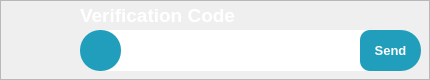
                <widget class="QFrame" name="verify_grp">
                 <property name="enabled">
                  <bool>true</bool>
                 </property>
                 <property name="minimumSize">
                  <size>
                   <width>0</width>
                   <height>50</height>
                  </size>
                 </property>
                 <property name="styleSheet">
                  <string notr="true">#verify_grp {
	background-color: #1A1F71;
	border-radius: 20px;
}

#inputBox3{
	background-color: #FFFFFF;
	border-radius: 20px;
}

#send_icon{
	background-color: #219EBC;
	border-radius: 20px;
}

#register_send_button{
	background-color: #219EBC;
	border-top-left-radius: 10px;
	border-top-right-radius: 20px;
	border-bottom-right-radius: 20px;
	border-bottom-left-radius: 10px;
}
#register_send_button:hover {
    background-color: #43DBFF;
}

#lineEdit_8{
	background-color: #FFFFFF;
	border-radius: 20px;
}

</string>
                 </property>
                 <property name="frameShape">
                  <enum>QFrame::Shape::StyledPanel</enum>
                 </property>
                 <property name="frameShadow">
                  <enum>QFrame::Shadow::Raised</enum>
                 </property>
                 <widget class="QFrame" name="inputBox3">
                  <property name="geometry">
                   <rect>
                    <x>80</x>
                    <y>30</y>
                    <width>341</width>
                    <height>41</height>
                   </rect>
                  </property>
                  <property name="frameShape">
                   <enum>QFrame::Shape::StyledPanel</enum>
                  </property>
                  <property name="frameShadow">
                   <enum>QFrame::Shadow::Raised</enum>
                  </property>
                  <widget class="QLineEdit" name="lineEdit_8">
                   <property name="geometry">
                    <rect>
                     <x>50</x>
                     <y>10</y>
                     <width>221</width>
                     <height>21</height>
                    </rect>
                   </property>
                   <property name="palette">
                    <palette>
                     <active>
                      <colorrole role="Button">
                       <brush brushstyle="SolidPattern">
                        <color alpha="255">
                         <red>255</red>
                         <green>255</green>
                         <blue>255</blue>
                        </color>
                       </brush>
                      </colorrole>
                      <colorrole role="Text">
                       <brush brushstyle="SolidPattern">
                        <color alpha="255">
                         <red>0</red>
                         <green>0</green>
                         <blue>0</blue>
                        </color>
                       </brush>
                      </colorrole>
                      <colorrole role="Base">
                       <brush brushstyle="SolidPattern">
                        <color alpha="255">
                         <red>255</red>
                         <green>255</green>
                         <blue>255</blue>
                        </color>
                       </brush>
                      </colorrole>
                      <colorrole role="Window">
                       <brush brushstyle="SolidPattern">
                        <color alpha="255">
                         <red>255</red>
                         <green>255</green>
                         <blue>255</blue>
                        </color>
                       </brush>
                      </colorrole>
                      <colorrole role="Accent">
                       <brush brushstyle="SolidPattern">
                        <color alpha="255">
                         <red>33</red>
                         <green>158</green>
                         <blue>188</blue>
                        </color>
                       </brush>
                      </colorrole>
                     </active>
                     <inactive>
                      <colorrole role="Button">
                       <brush brushstyle="SolidPattern">
                        <color alpha="255">
                         <red>255</red>
                         <green>255</green>
                         <blue>255</blue>
                        </color>
                       </brush>
                      </colorrole>
                      <colorrole role="Text">
                       <brush brushstyle="SolidPattern">
                        <color alpha="255">
                         <red>0</red>
                         <green>0</green>
                         <blue>0</blue>
                        </color>
                       </brush>
                      </colorrole>
                      <colorrole role="Base">
                       <brush brushstyle="SolidPattern">
                        <color alpha="255">
                         <red>255</red>
                         <green>255</green>
                         <blue>255</blue>
                        </color>
                       </brush>
                      </colorrole>
                      <colorrole role="Window">
                       <brush brushstyle="SolidPattern">
                        <color alpha="255">
                         <red>255</red>
                         <green>255</green>
                         <blue>255</blue>
                        </color>
                       </brush>
                      </colorrole>
                      <colorrole role="Accent">
                       <brush brushstyle="SolidPattern">
                        <color alpha="255">
                         <red>33</red>
                         <green>158</green>
                         <blue>188</blue>
                        </color>
                       </brush>
                      </colorrole>
                     </inactive>
                     <disabled>
                      <colorrole role="Button">
                       <brush brushstyle="SolidPattern">
                        <color alpha="255">
                         <red>255</red>
                         <green>255</green>
                         <blue>255</blue>
                        </color>
                       </brush>
                      </colorrole>
                      <colorrole role="Base">
                       <brush brushstyle="SolidPattern">
                        <color alpha="255">
                         <red>255</red>
                         <green>255</green>
                         <blue>255</blue>
                        </color>
                       </brush>
                      </colorrole>
                      <colorrole role="Window">
                       <brush brushstyle="SolidPattern">
                        <color alpha="255">
                         <red>255</red>
                         <green>255</green>
                         <blue>255</blue>
                        </color>
                       </brush>
                      </colorrole>
                      <colorrole role="Accent">
                       <brush brushstyle="SolidPattern">
                        <color alpha="255">
                         <red>33</red>
                         <green>158</green>
                         <blue>188</blue>
                        </color>
                       </brush>
                      </colorrole>
                     </disabled>
                    </palette>
                   </property>
                   <property name="autoFillBackground">
                    <bool>false</bool>
                   </property>
                   <property name="text">
                    <string/>
                   </property>
                  </widget>
                  <widget class="QFrame" name="send_icon">
                   <property name="geometry">
                    <rect>
                     <x>0</x>
                     <y>0</y>
                     <width>41</width>
                     <height>41</height>
                    </rect>
                   </property>
                   <property name="frameShape">
                    <enum>QFrame::Shape::StyledPanel</enum>
                   </property>
                   <property name="frameShadow">
                    <enum>QFrame::Shadow::Raised</enum>
                   </property>
                   <widget class="QLabel" name="label_18">
                    <property name="geometry">
                     <rect>
                      <x>10</x>
                      <y>10</y>
                      <width>16</width>
                      <height>21</height>
                     </rect>
                    </property>
                    <property name="font">
                     <font>
                      <pointsize>48</pointsize>
                      <bold>true</bold>
                     </font>
                    </property>
                    <property name="layoutDirection">
                     <enum>Qt::LayoutDirection::RightToLeft</enum>
                    </property>
                    <property name="styleSheet">
                     <string notr="true"/>
                    </property>
                    <property name="text">
                     <string/>
                    </property>
                    <property name="pixmap">
                     <pixmap>assets/login_check.png</pixmap>
                    </property>
                   </widget>
                  </widget>
                  <widget class="QPushButton" name="register_send_button">
                   <property name="geometry">
                    <rect>
                     <x>280</x>
                     <y>0</y>
                     <width>61</width>
                     <height>41</height>
                    </rect>
                   </property>
                   <property name="palette">
                    <palette>
                     <active>
                      <colorrole role="Button">
                       <brush brushstyle="SolidPattern">
                        <color alpha="255">
                         <red>33</red>
                         <green>158</green>
                         <blue>188</blue>
                        </color>
                       </brush>
                      </colorrole>
                      <colorrole role="Text">
                       <brush brushstyle="SolidPattern">
                        <color alpha="255">
                         <red>255</red>
                         <green>255</green>
                         <blue>255</blue>
                        </color>
                       </brush>
                      </colorrole>
                      <colorrole role="ButtonText">
                       <brush brushstyle="SolidPattern">
                        <color alpha="255">
                         <red>255</red>
                         <green>255</green>
                         <blue>255</blue>
                        </color>
                       </brush>
                      </colorrole>
                      <colorrole role="Base">
                       <brush brushstyle="SolidPattern">
                        <color alpha="255">
                         <red>33</red>
                         <green>158</green>
                         <blue>188</blue>
                        </color>
                       </brush>
                      </colorrole>
                      <colorrole role="Window">
                       <brush brushstyle="SolidPattern">
                        <color alpha="255">
                         <red>33</red>
                         <green>158</green>
                         <blue>188</blue>
                        </color>
                       </brush>
                      </colorrole>
                     </active>
                     <inactive>
                      <colorrole role="Button">
                       <brush brushstyle="SolidPattern">
                        <color alpha="255">
                         <red>33</red>
                         <green>158</green>
                         <blue>188</blue>
                        </color>
                       </brush>
                      </colorrole>
                      <colorrole role="Text">
                       <brush brushstyle="SolidPattern">
                        <color alpha="255">
                         <red>255</red>
                         <green>255</green>
                         <blue>255</blue>
                        </color>
                       </brush>
                      </colorrole>
                      <colorrole role="ButtonText">
                       <brush brushstyle="SolidPattern">
                        <color alpha="255">
                         <red>255</red>
                         <green>255</green>
                         <blue>255</blue>
                        </color>
                       </brush>
                      </colorrole>
                      <colorrole role="Base">
                       <brush brushstyle="SolidPattern">
                        <color alpha="255">
                         <red>33</red>
                         <green>158</green>
                         <blue>188</blue>
                        </color>
                       </brush>
                      </colorrole>
                      <colorrole role="Window">
                       <brush brushstyle="SolidPattern">
                        <color alpha="255">
                         <red>33</red>
                         <green>158</green>
                         <blue>188</blue>
                        </color>
                       </brush>
                      </colorrole>
                     </inactive>
                     <disabled>
                      <colorrole role="Button">
                       <brush brushstyle="SolidPattern">
                        <color alpha="255">
                         <red>33</red>
                         <green>158</green>
                         <blue>188</blue>
                        </color>
                       </brush>
                      </colorrole>
                      <colorrole role="Base">
                       <brush brushstyle="SolidPattern">
                        <color alpha="255">
                         <red>33</red>
                         <green>158</green>
                         <blue>188</blue>
                        </color>
                       </brush>
                      </colorrole>
                      <colorrole role="Window">
                       <brush brushstyle="SolidPattern">
                        <color alpha="255">
                         <red>33</red>
                         <green>158</green>
                         <blue>188</blue>
                        </color>
                       </brush>
                      </colorrole>
                     </disabled>
                    </palette>
                   </property>
                   <property name="font">
                    <font>
                     <pointsize>10</pointsize>
                     <bold>true</bold>
                     <kerning>true</kerning>
                    </font>
                   </property>
                   <property name="styleSheet">
                    <string notr="true"/>
                   </property>
                   <property name="text">
                    <string>Send</string>
                   </property>
                  </widget>
                 </widget>
                 <widget class="QLabel" name="label_19">
                  <property name="geometry">
                   <rect>
                    <x>80</x>
                    <y>0</y>
                    <width>191</width>
                    <height>31</height>
                   </rect>
                  </property>
                  <property name="font">
                   <font>
                    <pointsize>48</pointsize>
                    <bold>true</bold>
                   </font>
                  </property>
                  <property name="styleSheet">
                   <string notr="true"/>
                  </property>
                  <property name="text">
                   <string>&lt;html&gt;&lt;head/&gt;&lt;body&gt;&lt;p&gt;&lt;span style=&quot; font-size:14pt; color:#ffffff;&quot;&gt;Verification Code&lt;/span&gt;&lt;/p&gt;&lt;/body&gt;&lt;/html&gt;</string>
                  </property>
                 </widget>
                </widget>
